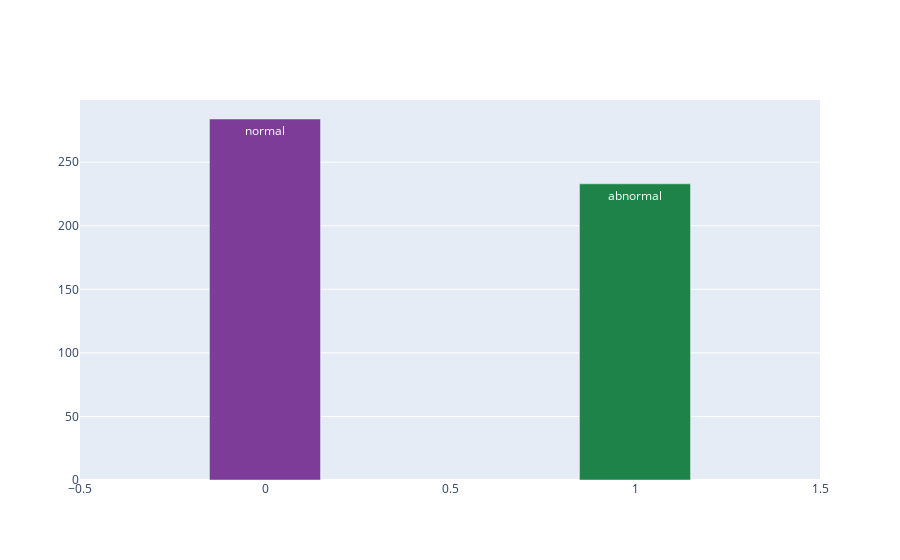

Write notebook code for a chart like this one.
### Code cell
# use plotly go to find number of normal and abnormal images
indx = dataset['Label'].value_counts().index
vals = dataset['Label'].value_counts().values

fig = go.Figure()

labels = ['normal', 'abnormal']

colors = ['#7d3c98' if label == 'normal' else '#1d8348' for label in labels]

fig.add_trace(go.Bar(x = indx, y = vals, width = 0.3, marker_color = colors, text = labels, legendgroup = 'group'))
fig.update_layout(title = '', xaxis_title = '', yaxis_title = '', height = 500)
fig.show()

### Figure 1 — Plotly figure (JSON) as saved in the notebook; plotly's stock layout.template omitted (floating-point values rounded to 4 significant figures)
{"data": [{"legendgroup": "group", "marker": {"color": ["#7d3c98", "#1d8348"]}, "text": ["normal", "abnormal"], "type": "bar", "width": 0.3, "x": [0, 1], "y": [284, 233]}], "layout": {"autosize": true, "title": {"text": ""}, "xaxis": {"autorange": true, "range": [-0.5, 1.5], "title": {"text": ""}, "type": "linear"}, "yaxis": {"autorange": true, "range": [0, 298.9], "title": {"text": ""}, "type": "linear"}}}
